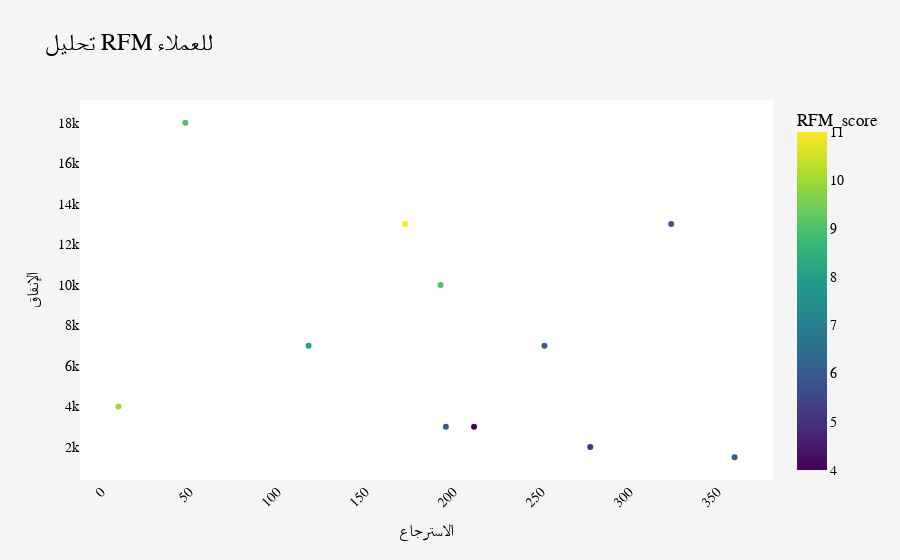

Source (notebook cell):
### Code cell
# Plot RFM Scores
fig = px.scatter(df_rfm, x="الاسترجاع", y="الإنفاق", color="RFM_score",
                 title="تحليل RFM للعملاء",
                 color_continuous_scale=px.colors.sequential.Viridis)  # Use a continuous color scale for RFM scores
fig.update_layout(
    title_font=dict(family="Arial Arabic, sans-serif", size=24, color="#000000"),
    xaxis_title_font=dict(family="Arial Arabic, sans-serif", size=18, color="#000000"),
    yaxis_title_font=dict(family="Arial Arabic, sans-serif", size=18, color="#000000"),
    font=dict(family="Arial Arabic, sans-serif", size=14, color="#000000"),
    plot_bgcolor="white",
    paper_bgcolor="#f5f5f5",
    xaxis=dict(tickangle=-45),
    xaxis_title="الاسترجاع",
    yaxis_title="الإنفاق"
)
fig.show()

### Figure 1 — Plotly figure (JSON) as saved in the notebook; plotly's stock layout.template omitted (floating-point values rounded to 4 significant figures)
{"data": [{"hovertemplate": "الاسترجاع=%{x}<br>الإنفاق=%{y}<br>RFM_score=%{marker.color}<extra></extra>", "legendgroup": "", "marker": {"color": [11, 9, 8, 9, 6, 6, 6, 6, 10, 4, 5], "coloraxis": "coloraxis", "symbol": "circle"}, "mode": "markers", "name": "", "orientation": "v", "showlegend": false, "type": "scatter", "x": [173, 48, 118, 193, 324, 252, 196, 360, 10, 212, 278], "xaxis": "x", "y": [13000, 18000, 7000, 10000, 13000, 7000, 3000, 1500, 4000, 3000, 2000], "yaxis": "y"}], "layout": {"coloraxis": {"colorbar": {"title": {"text": "RFM_score"}}, "colorscale": [[0, "#440154"], [0.1111, "#482878"], [0.2222, "#3e4989"], [0.3333, "#31688e"], [0.4444, "#26828e"], [0.5556, "#1f9e89"], [0.6667, "#35b779"], [0.7778, "#6ece58"], [0.8889, "#b5de2b"], [1, "#fde725"]]}, "font": {"color": "#000000", "family": "Arial Arabic, sans-serif", "size": 14}, "legend": {"tracegroupgap": 0}, "paper_bgcolor": "#f5f5f5", "plot_bgcolor": "white", "title": {"font": {"color": "#000000", "family": "Arial Arabic, sans-serif", "size": 24}, "text": "تحليل RFM للعملاء"}, "xaxis": {"anchor": "y", "domain": [0, 1], "tickangle": -45, "title": {"text": "الاسترجاع"}}, "yaxis": {"anchor": "x", "domain": [0, 1], "title": {"text": "الإنفاق"}}}}
